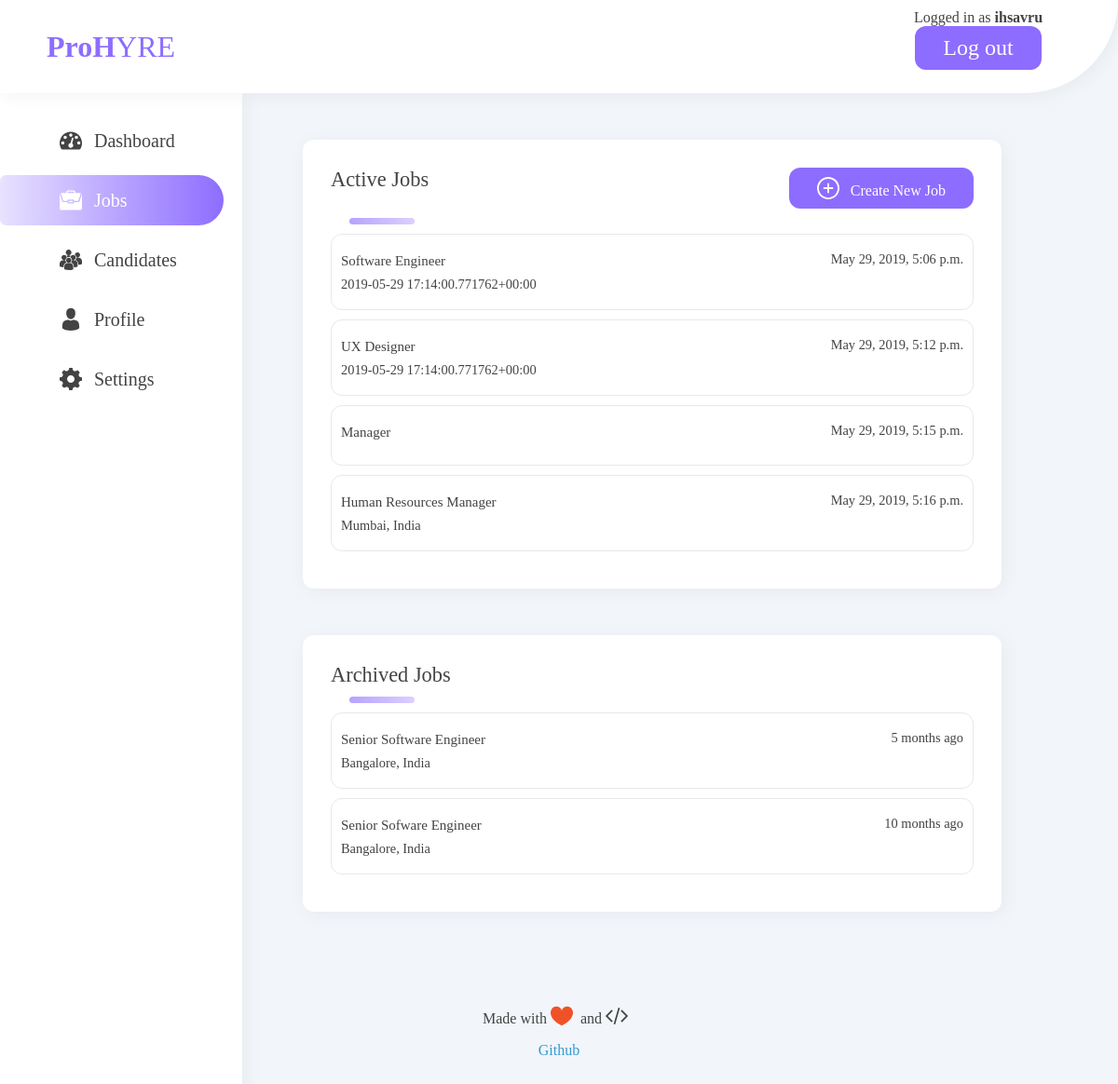
The app's page /app/jobs (signed in) with its own data.
### app/models.py (models this page shows)
class User(AbstractUser):
	is_staff=True
	is_superuser=True
	is_candidate = models.BooleanField(default=False)
	is_hr = models.BooleanField(default=False)

class Job(models.Model):
    job_id = models.UUIDField(default=uuid.uuid4, editable=False)
    job_role = models.CharField(max_length=30)
    job_desc = models.TextField()
    location = models.TextField()
    username = models.CharField(max_length=10)
    posted_on = models.DateTimeField()
    total_applications = models.IntegerField(default=0)
    active_applications = models.IntegerField(default=0)
    offers_made = models.IntegerField(default=0)
    pending_feedbacks = models.IntegerField(default=0)

### app/views.py (the view)
# urls.py: path('jobs', views.jobs, name='jobs'),
@login_required
def jobs(request):
    all_jobs = Job.objects.all().values('job_role', 'job_desc', 'posted_on', 'location')
    print(all_jobs)
    res = {
        'activeJobs': all_jobs,
        'archivedJobs': [
            {
                'jobRole': 'Senior Software Engineer',
                'location': 'Bangalore, India',
                'posted_at': '5 months ago'
            },
            {
                'jobRole': 'Senior Sofware Engineer',
                'location': 'Bangalore, India',
                'posted_at': '10 months ago'
            },
        ]
    }
    return render(request, 'app/jobs.html', { 'active': 'jobs', 'res': res })

### app/templates/app/jobs.html (shortened to what this page needs)
{% extends "base.html" %}
{% load static %}
{% block style %}
<link rel="stylesheet" href="{% static 'app/css/jobs.css' %}">
{% endblock %}
{% block content %}
<div class="content">
    {% include "./includes/sidebar.html" %}
    <div class="dash-content">
        <div class="section active-jobs">
            <div class="heading">
              <h1>Active Jobs</h1>
              <a href="add_job"><button class="login-btn">
                Create New Job
              </button></a>
            </div>
            <div class="underline"></div>
            <ul>
                {% for item in res.activeJobs %}
                <a href="job_desc"><li>
                    <div class="left">
                        <h4>{{ item.job_role }}</h4>
                        <p>{{ item.location }}</p>
                    </div>
                    <div class="right">
                        <p>{{ item.posted_on }}</p>
                    </div>
                </li></a>
                {% endfor %}
            </ul>
        </div>
        <div class="section archived-jobs">
            <h1>Archived Jobs</h1>
            <div class="underline"></div>
            <ul>
                {% for item in res.archivedJobs %}
                <a href="job_desc"><li>
                    <div class="left">
                        <h4>{{ item.jobRole }}</h4>
                        <p>{{ item.location }}</p>
                    </div>
                    <div class="right">
                        <p>{{ item.posted_at }}</p>
                    </div>
                </li></a>
                {% endfor %}
            </ul>
        </div>
    </div>
</div>
{% include "./includes/footer.html" %}
{% endblock %}

### app/templates/base.html (shortened to what this page needs)
{% load static %}
<!DOCTYPE html>
<html lang="en">
<head>
    <link rel="stylesheet" href="{% static 'app/css/base.css' %}">
    {% block style %}{% endblock %}
</head>
<body>
    <div id="header">
        <a href="/"><h1 id="header-title"><span>ProH</span>YRE</h1></a>
            {% if user.is_authenticated %}
                <p class="logout">Logged in as <strong>{{ user.username }}</strong><a href="{% url 'logout' %}"> <button class ="logout-btn"> Log out</button></a></p>
        {% endif %}
    </div>
    {% block content %}{% endblock %}
</body>
</html>

### app/static/app/css/base.css (style rules this page uses)
body { background: #F2F5FA; padding: 0; margin: 0; font-family: Avenir; font-weight: 200; color: #434343; }
a { padding: 0; margin: 0; text-decoration: none; }
#header { width: 100%; display: grid; grid-template-columns: 13fr 2fr 1fr; height: 100px; background: #fff; border-bottom-right-radius: 100px; box-shadow: 3px 3px 20px rgba(0, 0, 0, 0.05); position: sticky; top: 0; z-index: 100; }
#header-title { margin: 0px 10px 0px 50px; grid-column: 1; color: #8D6DFF; font-weight: 400; line-height: 100px; height: 100px; }
#header-title span { font-weight: 700; }
.login-btn, .signup-btn, .act-login, .logout-btn { background-color: #8D6DFF; border: none; margin: 20px 10px 5px 10px; color: #fff; padding: 10px 30px; border-radius: 12px; font-family: Avenir; font-weight: 400; font-size: 24px; }
.logout-btn { margin: 0; }
.logout { margin: 10px 0; text-align: center; }
.underline { width: 70px; height: 7px; background: linear-gradient(to right, rgba(183, 162, 255, 1), rgba(183, 162, 255, 0.5)); margin: 10px 20px; border-radius: 10px; }
.content { display: grid; grid-template-columns: 1fr 5fr; }
.section { background-color: #fff; box-shadow: 3px 3px 20px rgba(0, 0, 0, 0.05); padding: 30px; border-radius: 12px; margin: 0 0 50px 0; }
ul li { border: 1px solid #e8e8e8; margin-bottom: 10px; padding: 10px; border-radius: 12px; }

### app/static/app/css/jobs.css (style rules this page uses)
.dash-content { grid-column: 2; display: grid; grid-template-columns: 1fr 6fr 1fr; grid-template-rows: auto; margin-top: 50px; }
.section { background-color: #fff; box-shadow: 3px 3px 20px rgba(0, 0, 0, 0.05); margin: 0 0 50px 0; padding: 30px; border-radius: 12px; }
.section h1 { font-size: 1.4rem; margin: 0; font-weight: 400; }
.underline { width: 70px; height: 7px; background: linear-gradient(to right, rgba(183, 162, 255, 1), rgba(183, 162, 255, 0.5)); margin: 10px 20px; border-radius: 10px; }
.section ul { list-style-type: none; margin: 0; padding: 0; color: #707070; }
ul h4 { margin: 10px 0 0 0; font-weight: 500; font-size: 15px; }
ul p { padding: 8px 0; margin: 0; font-size: 0.9rem; }
.right { text-align: right; }
.section li { display: grid; margin-top: 10px; grid-template-columns: 1fr 1fr; }
.active-jobs { grid-row: 1; grid-column: 2; }
.active-jobs .heading { display: grid; grid-template-columns: 2fr 1fr; }
.active-jobs .heading a, .active-jobs .heading button { grid-column: 2; margin: 0 0; text-align: right; font-size: 16px; }
.archived-jobs { grid-row: 2; grid-column: 2; }

### app/static/app/css/sidebar.css (style rules this page uses)
a { padding: 0; margin: 0; color: #434343; text-decoration: none; }
svg { width: 1.5rem; vertical-align: bottom; fill: #434343; margin-right: 0.5rem; }

### records on screen
User: username "ihsavru"
Job: job_role "Software Engineer", location "2019-05-29 17:14:00.771762+00:00", posted_on "May 29, 2019, 5:06 p.m."
Job: job_role "UX Designer", location "2019-05-29 17:14:00.771762+00:00", posted_on "May 29, 2019, 5:12 p.m."
Job: job_role "Manager", posted_on "May 29, 2019, 5:15 p.m."
Job: job_role "Human Resources Manager", location "Mumbai, India", posted_on "May 29, 2019, 5:16 p.m."

### other values on screen
{{ item.jobRole }} "Senior Software Engineer" "Senior Sofware Engineer"
{{ item.location }} "Bangalore, India" "Bangalore, India"
{{ item.posted_at }} "5 months ago" "10 months ago"
